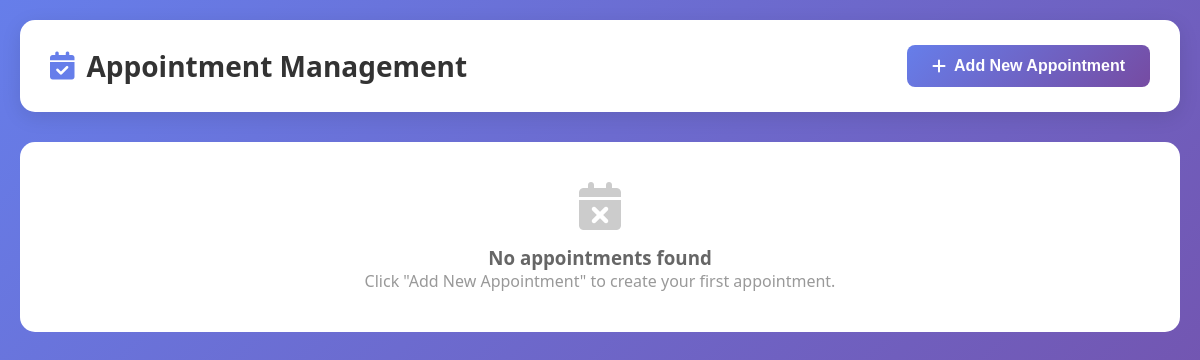
The app's page /admin/appointment.php (signed in), older data.
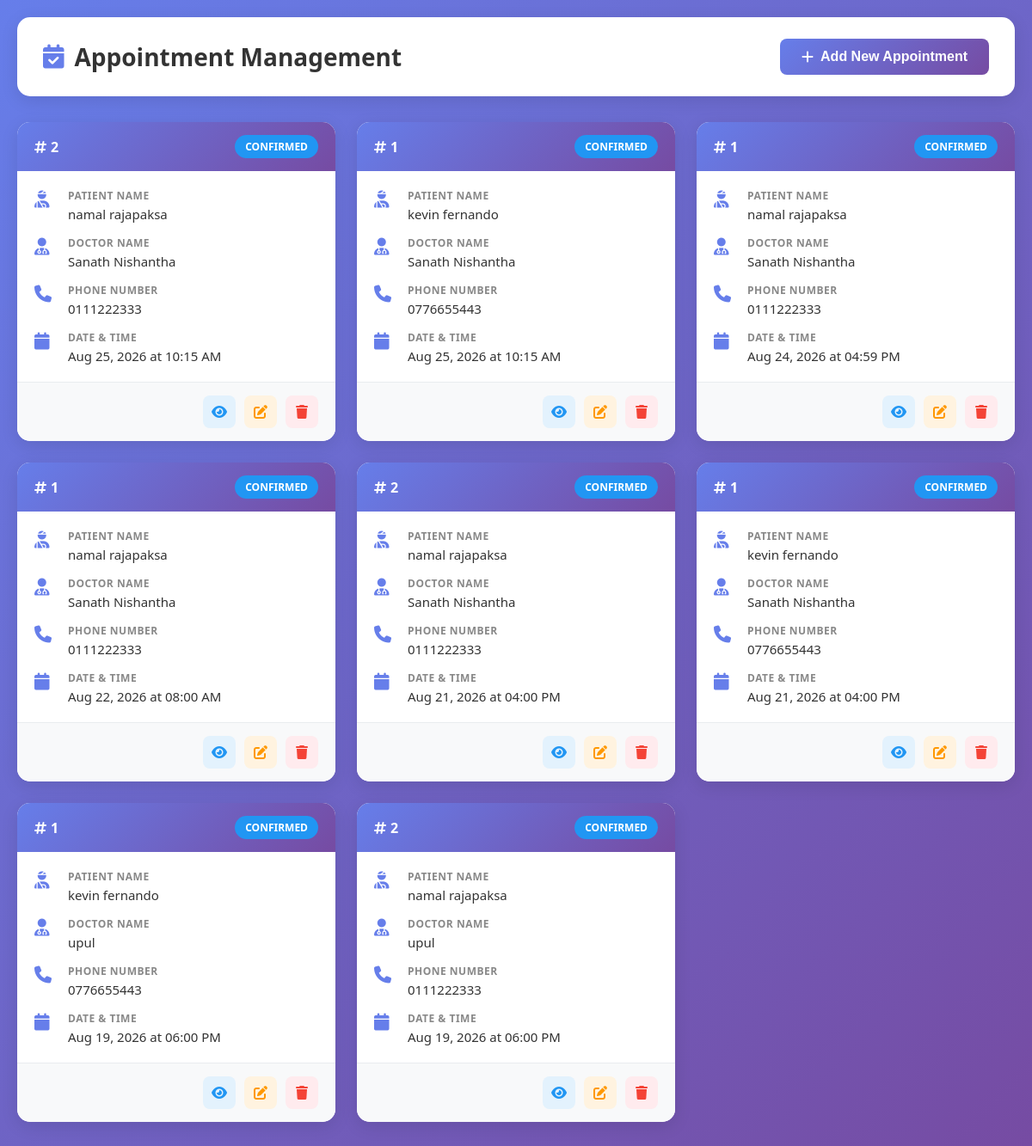
The same page, newer data.
### tables this page shows
CREATE TABLE IF NOT EXISTS `appointments` (
  `appointment_id` int NOT NULL AUTO_INCREMENT,
  `appointment_number` varchar(20) DEFAULT NULL,
  `patient_id` int DEFAULT NULL,
  `doctor_id` int DEFAULT NULL,
  `session_id` int DEFAULT NULL,
  `status` enum('CONFIRMED','CANCELLED','COMPLETED') DEFAULT 'CONFIRMED',
  `created_at` timestamp NOT NULL DEFAULT CURRENT_TIMESTAMP,
  PRIMARY KEY (`appointment_id`),
  KEY `patient_id` (`patient_id`),
  KEY `doctor_id` (`doctor_id`),
  KEY `idx_appointments_session` (`session_id`),
  KEY `appointment_number` (`appointment_number`) USING BTREE
);

CREATE TABLE IF NOT EXISTS `doctors` (
  `doctor_id` int NOT NULL AUTO_INCREMENT,
  `doctor_name` varchar(100) NOT NULL,
  `phone` varchar(20) DEFAULT NULL,
  `department_id` int DEFAULT NULL,
  `status` enum('ACTIVE','INACTIVE') DEFAULT 'ACTIVE',
  `created_at` timestamp NOT NULL DEFAULT CURRENT_TIMESTAMP,
  `user_id` int NOT NULL,
  PRIMARY KEY (`doctor_id`),
  KEY `department_id` (`department_id`),
  KEY `fk_doctors_user` (`user_id`)
);

CREATE TABLE IF NOT EXISTS `patients` (
  `patient_id` int NOT NULL AUTO_INCREMENT,
  `user_id` int DEFAULT NULL,
  `first_name` varchar(50) NOT NULL,
  `last_name` varchar(50) NOT NULL,
  `phone` varchar(20) DEFAULT NULL,
  `gender` enum('Male','Female','Other') DEFAULT NULL,
  `date_of_birth` date DEFAULT NULL,
  `address` text,
  `created_at` timestamp NOT NULL DEFAULT CURRENT_TIMESTAMP,
  PRIMARY KEY (`patient_id`),
  KEY `fk_patient_user` (`user_id`)
);

CREATE TABLE IF NOT EXISTS `sessions` (
  `session_id` int NOT NULL AUTO_INCREMENT,
  `doctor_id` int DEFAULT NULL,
  `session_day` date NOT NULL,
  `start_time` time NOT NULL,
  `end_time` time NOT NULL,
  `max_patients` int DEFAULT NULL,
  `created_by` int DEFAULT NULL COMMENT 'admin_id who created this session',
  `status` enum('active','pending') NOT NULL DEFAULT 'pending',
  `created_at` timestamp NULL DEFAULT CURRENT_TIMESTAMP,
  `current_count` int NOT NULL,
  PRIMARY KEY (`session_id`),
  KEY `fk_sessions_doctor` (`doctor_id`),
  KEY `fk_sessions_admin` (`created_by`)
);

### admin/appointment.php (the view, shortened to what the changed rows need)
<!DOCTYPE html>
<html lang="en">
<head>
    <link rel="stylesheet" href="https://cdnjs.cloudflare.com/ajax/libs/font-awesome/6.4.0/css/all.min.css"/>
    <link rel="stylesheet" href="static/appointment.css" class="stylesheet">
</head>
<body>
    <?php
    require_once '../config/db_connection.php';
    $sql = "SELECT a.appointment_id, a.appointment_number, s.session_day, s.start_time, a.status,
                   CONCAT(p.first_name, ' ', p.last_name) AS patient_name,
                   p.phone,
                   d.doctor_name
            FROM appointments a
            LEFT JOIN patients p ON a.patient_id = p.patient_id
            LEFT JOIN doctors d ON a.doctor_id = d.doctor_id
            LEFT JOIN sessions s ON a.session_id = s.session_id
            ORDER BY s.session_day DESC, s.start_time DESC";
    $result = $conn->query($sql);
    $appointments = [];
    if ($result && $result->num_rows > 0) {
        while ($row = $result->fetch_assoc()) {
            $appointments[] = $row;
        }
    }
    ?>
    <div class="container">
        <header>
            <h1><i class="fas fa-calendar-check"></i> Appointment Management</h1>
        </header>
        <div class="appointments-grid" id="appointmentsGrid">
            <?php
            if (count($appointments) > 0) {
                foreach ($appointments as $appointment) {
            ?>
                <div class="appointment-card" data-id="<?php echo $appointment['appointment_id']; ?>">
                    <div class="card-header">
                        <span class="appointment-number">
                            <i class="fas fa-hashtag"></i> <?php echo htmlspecialchars($appointment['appointment_number']); ?>
                        </span>
                        <span class="status-badge status-<?php echo strtolower($appointment['status']); ?>">
                            <?php echo htmlspecialchars($appointment['status']); ?>
                        </span>
                    </div>
                    <div class="card-body">
                        <div class="info-row">
                            <i class="fas fa-user-injured"></i>
                            <div class="info-content">
                                <label>Patient Name</label>
                                <span><?php echo htmlspecialchars($appointment['patient_name']); ?></span>
                            </div>
                        </div>
                        <div class="info-row">
                            <i class="fas fa-user-doctor"></i>
                            <div class="info-content">
                                <label>Doctor Name</label>
                                <span><?php echo htmlspecialchars($appointment['doctor_name']); ?></span>
                            </div>
                        </div>
                        <div class="info-row">
                            <i class="fas fa-phone"></i>
                            <div class="info-content">
                                <label>Phone Number</label>
                                <span><?php echo htmlspecialchars($appointment['phone']); ?></span>
                            </div>
                        </div>
                        <div class="info-row">
                            <i class="fas fa-calendar"></i>
                            <div class="info-content">
                                <label>Date & Time</label>
                                <span>
                                    <?php
                                    echo date('M d, Y', strtotime($appointment['session_day']));
                                    echo ' at ';
                                    echo date('h:i A', strtotime($appointment['start_time']));
                                    ?>
                                </span>
                            </div>
                        </div>
                    </div>
                    <div class="card-footer">
                        <button class="btn-icon btn-view" onclick="viewDetails(<?php echo $appointment['appointment_id']; ?>)" title="View Details">
                            <i class="fas fa-eye"></i>
                        </button>
                        <button class="btn-icon btn-edit" onclick="editAppointment(<?php echo $appointment['appointment_id']; ?>)" title="Edit">
                            <i class="fas fa-edit"></i>
                        </button>
                        <button class="btn-icon btn-delete" onclick="deleteAppointment(<?php echo $appointment['appointment_id']; ?>)" title="Delete">
                            <i class="fas fa-trash"></i>
                        </button>
                    </div>
                </div>
            <?php
                }
            } else {
            ?>
                <div style="grid-column: 1/-1; text-align: center; padding: 40px; background: white; border-radius: 15px;">
                    <i class="fas fa-calendar-times" style="font-size: 48px; color: #ccc; margin-bottom: 15px;"></i>
                    <h3 style="color: #666;">No appointments found</h3>
                    <p style="color: #999;">Click "Add New Appointment" to create your first appointment.</p>
                </div>
            <?php
            }
            ?>
        </div>
    </div>
</body>
</html>

Row changes from the older to the newer data that the page shows:
added appointments: appointment_number "2", status "CONFIRMED", patient_name "namal rajapaksa", doctor.doctor_name "Sanath Nishantha", patient.phone "0111222333", session.session_day "Aug 25, 2026", session.start_time "10:15 AM"
added appointments: appointment_number "1", status "CONFIRMED", patient_name "kevin fernando", doctor.doctor_name "Sanath Nishantha", patient.phone "0776655443", session.session_day "Aug 25, 2026", session.start_time "10:15 AM"
added appointments: appointment_number "1", status "CONFIRMED", patient_name "namal rajapaksa", doctor.doctor_name "Sanath Nishantha", patient.phone "0111222333", session.session_day "Aug 24, 2026", session.start_time "04:59 PM"
added appointments: appointment_number "1", status "CONFIRMED", patient_name "namal rajapaksa", doctor.doctor_name "Sanath Nishantha", patient.phone "0111222333", session.session_day "Aug 22, 2026", session.start_time "08:00 AM"
added appointments: appointment_number "2", status "CONFIRMED", patient_name "namal rajapaksa", doctor.doctor_name "Sanath Nishantha", patient.phone "0111222333", session.session_day "Aug 21, 2026", session.start_time "04:00 PM"
added appointments: appointment_number "1", status "CONFIRMED", patient_name "kevin fernando", doctor.doctor_name "Sanath Nishantha", patient.phone "0776655443", session.session_day "Aug 21, 2026", session.start_time "04:00 PM"
added appointments: appointment_number "1", status "CONFIRMED", patient_name "kevin fernando", doctor.doctor_name "upul", patient.phone "0776655443", session.session_day "Aug 19, 2026", session.start_time "06:00 PM"
added appointments: appointment_number "2", status "CONFIRMED", patient_name "namal rajapaksa", doctor.doctor_name "upul", patient.phone "0111222333", session.session_day "Aug 19, 2026", session.start_time "06:00 PM"
Text that changed along with them:
text no longer shown: "No appointments found Click \"Add New Appointment\" to create your first appointment."
